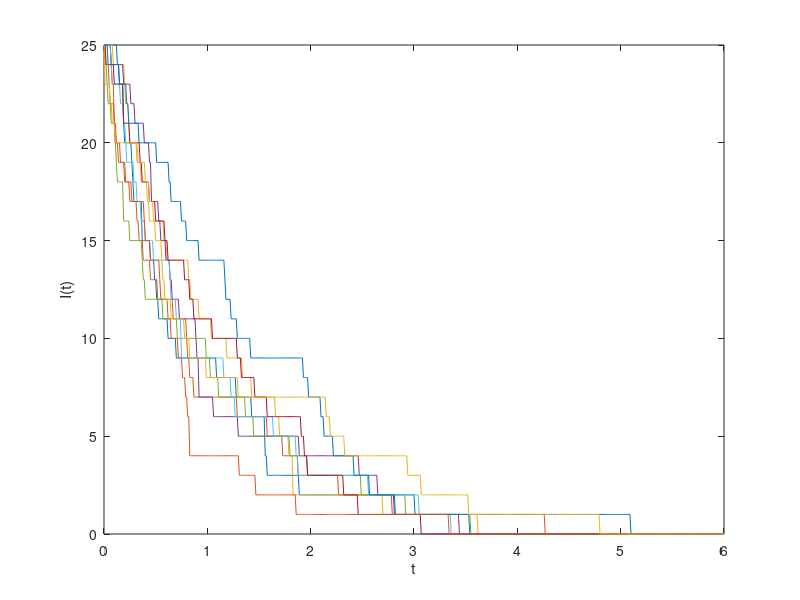
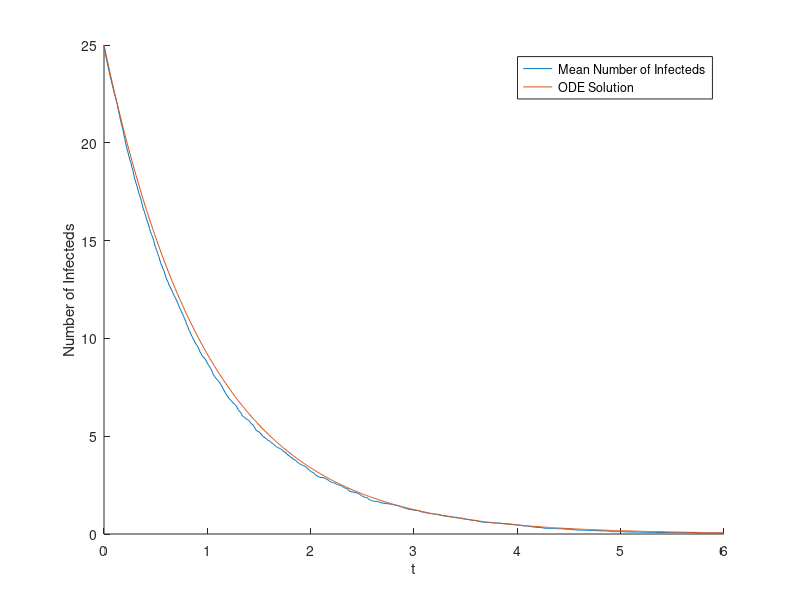

MATLAB code to generate these figures, in order:
%% INFECTED -> RECOVERY MODEL
%This script solves the differential equation dI/dt - -gamma * I(t)
%It comparse this to the mean of N simulations from an SSA. 

%% Set Parameters and Matrices
N = 100; %Number of Simulations
M = 25; %Number of Time Steps
n0 = 25; %Initial Number of Infecteds
gamm = 1; %Rate of Recoverey
r = rand(M, N); %Generate Random Numbers
I = repmat([n0:-1:0].', 1, N); %Set number of infecteds at each time point
t = zeros(M, N); %initalise time vector

%% SSA
%Calculate the time at which each infected recovers
for k = 1:N
    for i = 1:25 %Infecteds cannot go negative
        t(i + 1, k) = t(i, k) + 1/(I(i, k)*gamm)*log(1/r(i, k));
    end
end

%% Interpolation
%Interpolate this onto uniform grid so we can calculate mean
span = 0:0.01:6; %Uniform Grid of time points
I_interp = zeros(length(span), N);
for i = 1:N
    I_interp(:,i) = interp1(t(:, i), I(:, i), span, 'previous'); %interpolate onto gird
end
I_interp(isnan(I_interp)) = 0; %Set outside points to 0
I_mean = sum(I_interp, 2)/N; %mean number of infecteds

%% Soving the ODE
[t_ode, x] = ode45(@(t, x) -gamm*x, span, n0); %Call solver

%% Plots
%Plot 10 paths from SSA simulations
%Compare ODE to mean of SSA simulations
plot(span, I_interp(:, 1:10)) %Plot 10 Paths
xlabel('t')
ylabel('I(t)')
figure
hold on
plot(span, I_mean) %Plot Mean
plot(t_ode, x) %Plot ODE Solution
hold off
legend('Mean Number of Infecteds', 'ODE Solution')
xlabel('t')
ylabel('Number of Infecteds')
